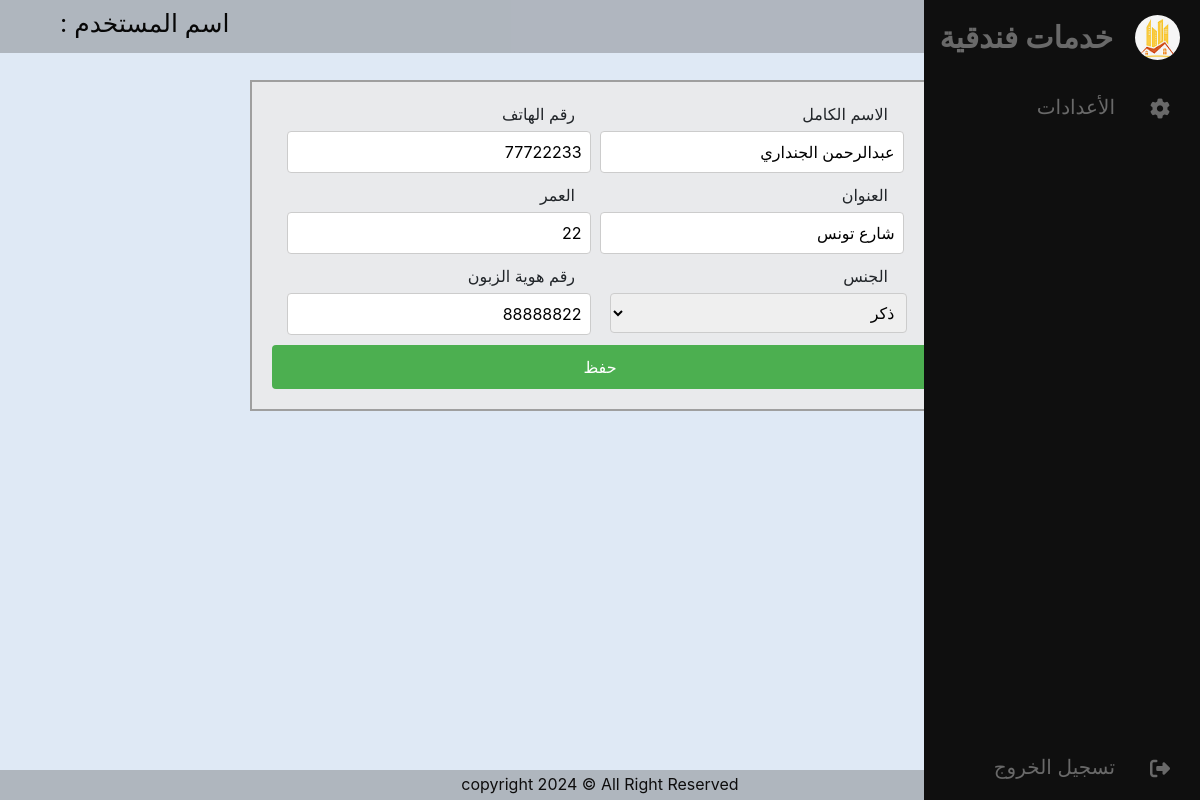
The app's page /apdate/3 with its own data.
### system/models.py (models this page shows, shortened)
class Customers(models.Model):
     cus_name = models.CharField(max_length=50,null=False,verbose_name='اسم العميل')
     cus_card_id = models.IntegerField(null=False,verbose_name='رقم البطاقه')
     cus_phone_number = models.IntegerField(null=False,verbose_name='رقم التلفون')
     cus_address = models.CharField(max_length=20,null=True,verbose_name='العنوان')
     cus_age = models.IntegerField(null=True,verbose_name='العمر')
     cus_gender = models.CharField(max_length=10,null=True,verbose_name='الجنس')
     cus_add_datetime = models.DateTimeField(default=datetime.now,verbose_name='تاريخ ووقت الأضافه')
     user = models.ForeignKey(User, on_delete=models.CASCADE,verbose_name='المستخدم')
     class Meta:
         verbose_name_plural = 'العملاء'
         verbose_name = 'عميل'

### system/views.py (the view, shortened to what this page needs)
# urls.py: path('apdate/<int:id>', views.apdateclientdataa, name='apdateclientdataa'),
def apdateclientdataa(request, id):
    user = request.user
    group = user.groups.all()
    query = Customers.objects.get(id=id)
    context = {'object':query,
               'gr':group, 'u':user,}
    return render(request, 'pages/client/apdateclientdataa.html', context)

### templates/pages/client/apdateclientdataa.html (shortened to what this page needs)
{% extends 'base.html' %}
{% block content %}
<div class="allform">
  <form  method="POST">
      <div class="container">
        <div class="input-field">
            <label for="fullname">الاسم الكامل</label>
            <input type="text" id="fullname" name="cli_fullname" value="{{object.cus_name}}">
        </div>
        <div class="input-field">
            <label for="phone">رقم الهاتف</label>
            <input type="text" id="phone" name="cli_phone" value="{{object.cus_phone_number}}">
        </div>
      </div>
      <div class="container">
      <div class="input-field">
        <label for="email">العنوان</label>
        <input type="text" id="id-number" name="cli_address" value="{{object.cus_address}}" required>
      </div>
      <div class="input-field">
        <label for="email">العمر</label>
        <input type="text" id="id-number" name="cli_age" value="{{object.cus_age}}" required>
      </div>
    </div>
    <div class="section">
        <div class="container">
      <div class="input-field">
        <label for="nationality">الجنس </label>
        <select id="nationality" name="nationality">
          <option value="{{object.cus_gender}}">{{object.cus_gender}}</option>
        </select>
      </div>
      <div class="input-field">
        <label for="id-number">رقم هوية الزبون</label>
        <input type="text" id="id-number" name="cli_id_number" value="{{object.cus_card_id}}" required>
      </div>
    </div>
</div>
    <div class="button-container">
      <button type="submit" class="button">حفظ</button>
    </div>
  </form>
</div>
  {% endblock %}

### hotel_system/static/css/style.css (style rules this page uses)
* { margin: 0; padding: 0; text-decoration: none; }
body { background: #dfe9f5; direction: rtl; }
.allform { margin-top: 20px; direction: rtl; }
.allform form { max-width: 700px; flex-direction: column; align-items: center; margin: 0 auto; padding: 20px; border: 2px solid #9f9f9f; background-color: #ebebebd8; margin-top: 80px; }
.container { display: flex; }
.input-field { margin-bottom: 10px; flex: 1; }
.input-field label { display: block; margin-bottom: 5px; float: right; margin-right: 25px; }
.input-field input[type="text"], input[type="search"], input[type="email"], input[type="date"], select { flex: 1; width: calc(100% - 3%); padding: 8px; border: 1px solid #ccc; border-radius: 4px; box-sizing: border-box; }
button[type="submit"] { width: 100%; padding: 10px; background-color: #4CAF50; color: white; border: none; cursor: pointer; border-radius: 4px; }
.input-field_B3 input[type="text"], input[type="date"], input[type="time"], select { flex: 1; width: calc(100% - 5%); padding: 8px; border: 1px solid #ccc; border-radius: 4px; box-sizing: border-box; margin-left: 10px; }
.input-field_CB2 input[type="text"], input[type="number"], input[type="date"], input[type="time"], select { flex: 1; width: calc(100% - 5%); padding: 8px; border: 1px solid #ccc; border-radius: 4px; box-sizing: border-box; }
input[type="text"] { flex: 1; width: calc(100% - 5%); padding: 8px; border: 1px solid #ccc; border-radius: 4px; box-sizing: border-box; }

### records on screen
Customers: cli_fullname "عبدالرحمن الجنداري", cli_phone "77722233", cli_address "شارع تونس", cli_age "22", nationality "ذكر", cli_id_number "88888822"
